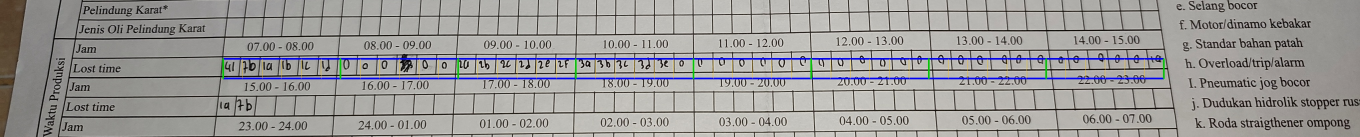
#> input picture scripts/eksplorasi1/output_eksplorasi1/IMG_20260901_134505.jpg_shift1_overlay.jpg, 4080 x 410 px (shown at 1/3 size)
$ python -i paper_reader_extract.py   (imports and definitions only)
#> lines starting #> are read from the running program, lines starting #| are printed output that depends on the picture; after the words box and inside, x2 and y2 are one past the last pixel; in counts of white or black regions, pixels touching at a corner belong together
#!/usr/bin/env python3
"""
paper_reader_extract.py — Tahap 3: pipeline produksi Mode E ("grid per-kotak").

Dipanggil dari Laravel (PaperReaderService::extract()) lewat shell-out
sekali-panggil. SATU-SATUNYA output ke STDOUT adalah SATU JSON envelope:

  Sukses: {"success": true, "data": {...MFDowntimeExtraction...}, "meta": {...}}
  Gagal : {"success": false, "error": "...", "error_type": "..."}

Semua log/diagnostik proses (kalibrasi kolom, ink_ratio per kotak, dst)
ditulis ke STDERR, BUKAN stdout -- supaya PHP bisa json_decode(stdout) apa
adanya tanpa perlu membersihkan baris log dulu.

Exit code: 0 = sukses, 1 = gagal (lihat field "error" di JSON stdout).

Konsolidasi dari notebook `tahap2_prompt_ekstraksi_v10_final.ipynb`
(preprocessing 1b, skema 2, prompt header 4, PATCH v4/v5 ROW_BOUNDS,
PATCH v3 block_x_bounds whole-table, Mode E cell 47/49). HANYA logika
Mode E yang disertakan di sini -- Mode A/B/C/D dibuang karena tidak
dipakai produksi (lihat keputusan Tahap 2).

Penggunaan:
    python3 paper_reader_extract.py --image /path/to/foto.jpg \
        [--model qwen2.5vl:3b] [--ollama-url http://127.0.0.1:11434] \
        [--timeout 600] [--num-ctx 16384] [--keep-temp]
"""

import argparse
import base64
import builtins
import json
import re
import sys
import time
import traceback
from pathlib import Path
from typing import List, Optional

import cv2
import numpy as np
import requests
from PIL import Image, ImageOps
from pydantic import BaseModel, Field, field_validator

# ============================================================
# Semua print() di file ini default ke STDERR (log proses).
# _stdout_print() dipakai SEKALI SAJA di paling akhir untuk JSON hasil.
# ============================================================
_stdout_print = builtins.print


def print(*args, **kwargs):  # noqa: A001 - sengaja menimpa print bawaan modul ini
    kwargs.setdefault("file", sys.stderr)
    kwargs.setdefault("flush", True)
    _stdout_print(*args, **kwargs)

class SectionDetectionError(Exception):
    """Dilempar saat deteksi 1 section (grid/header/speed_size) gagal-keras.
    Beda dari Exception umum -- ditangkap terpisah di run_pipeline() supaya
    hasil section LAIN yang sudah berhasil tidak ikut hilang."""
    def __init__(self, section: str, message: str):
        self.section = section
        super().__init__(message)

# ============================================================
# 1. PREPROCESSING — auto-crop, upscale, enhance (dari Cell 4)
# ============================================================
MIN_AREA_RATIO = 0.20
MIN_ASPECT_RATIO = 0.3
MAX_ASPECT_RATIO = 3.5
MIN_OUTPUT_DIMENSION = 1600


# [9 lines left out: function order_points, not called in this run]


def _validate_contour(contour, image_shape) -> bool:
    img_h, img_w = image_shape[:2]
    img_area = img_h * img_w
    area = cv2.contourArea(contour)
    if area < MIN_AREA_RATIO * img_area:
        return False
    x, y, w, h = cv2.boundingRect(contour)
    aspect = w / h if h > 0 else 0
    return MIN_ASPECT_RATIO <= aspect <= MAX_ASPECT_RATIO


def _find_quad_from_edges(gray):
    blurred = cv2.GaussianBlur(gray, (5, 5), 0)
    median_val = float(np.median(blurred))
    lower = int(max(0, 0.66 * median_val))
    upper = int(min(255, 1.33 * median_val))
    edged = cv2.Canny(blurred, lower, upper)
    edged = cv2.dilate(edged, None, iterations=2)

    contours, _ = cv2.findContours(edged, cv2.RETR_EXTERNAL, cv2.CHAIN_APPROX_SIMPLE)
    if not contours:
        return None
    for contour in sorted(contours, key=cv2.contourArea, reverse=True)[:5]:
        peri = cv2.arcLength(contour, True)
        approx = cv2.approxPolyDP(contour, 0.02 * peri, True)
        if len(approx) == 4 and _validate_contour(approx, gray.shape):
            return approx.reshape(4, 2).astype("float32")
    return None


def _find_quad_from_contrast(gray):
    blurred = cv2.GaussianBlur(gray, (7, 7), 0)
    _, thresh = cv2.threshold(blurred, 0, 255, cv2.THRESH_BINARY + cv2.THRESH_OTSU)
    contours, _ = cv2.findContours(thresh, cv2.RETR_EXTERNAL, cv2.CHAIN_APPROX_SIMPLE)
    if not contours:
        return None
    largest = max(contours, key=cv2.contourArea)
    if not _validate_contour(largest, gray.shape):
        return None
    peri = cv2.arcLength(largest, True)
    approx = cv2.approxPolyDP(largest, 0.02 * peri, True)
    if len(approx) == 4:
        return approx.reshape(4, 2).astype("float32")
    rect = cv2.minAreaRect(largest)
    return cv2.boxPoints(rect).astype("float32")


# [10 lines left out: function _warp, not called in this run]

def imread_exif_safe(path: str):
    """Baca gambar dengan koreksi EXIF orientation dipaksa eksplisit --
    TIDAK bergantung pada perilaku implisit cv2.imread() yg bisa beda
    antar versi OpenCV/platform. WAJIB dipakai utk foto dari kamera HP,
    karena JS (browser) SELALU auto-rotate sesuai EXIF saat menggambar ke
    canvas -- kalau Python tidak konsisten melakukan hal sama, koordinat
    titik dari JS (mode close-up grid, 4-titik manual) jadi salah acu."""
    pil_img = Image.open(path)
    pil_img = ImageOps.exif_transpose(pil_img)  # putar piksel sesuai EXIF, lalu buang tag EXIF-nya
    pil_img = pil_img.convert("RGB")
    arr = np.array(pil_img)
    return cv2.cvtColor(arr, cv2.COLOR_RGB2BGR)

# [27 lines left out: functions warp_from_3_points, compute_uniform_block_x_bounds, not called in this run]

def auto_crop_document(image):
    gray = cv2.cvtColor(image, cv2.COLOR_BGR2GRAY)
    quad = _find_quad_from_edges(gray)
    if quad is not None:
        return _warp(image, quad), True, "edge_detection"
    quad = _find_quad_from_contrast(gray)
    if quad is not None:
        return _warp(image, quad), True, "contrast_threshold"
    return image, False, "none"


def upscale_if_needed(image, min_dim=MIN_OUTPUT_DIMENSION):
    h, w = image.shape[:2]
    shortest_side = min(h, w)
    if shortest_side >= min_dim:
        return image
    scale = min_dim / shortest_side
    return cv2.resize(image, (int(w * scale), int(h * scale)), interpolation=cv2.INTER_CUBIC)


def enhance(image):
    lab = cv2.cvtColor(image, cv2.COLOR_BGR2LAB)
    l, a, b = cv2.split(lab)
    clahe = cv2.createCLAHE(clipLimit=2.0, tileGridSize=(8, 8))
    l2 = clahe.apply(l)
    merged = cv2.merge((l2, a, b))
    return cv2.cvtColor(merged, cv2.COLOR_LAB2BGR)


def preprocess_image(input_path: str, output_path: str):
    image = imread_exif_safe(input_path)
#> in imread_exif_safe, pil_img is the input picture: PIL image 4080x410 RGB; mean R, G, B 156.1, 154.3, 153.5
    if image is None:
        raise FileNotFoundError(f"Tidak bisa baca gambar: {input_path}")

    cropped, crop_success, method = auto_crop_document(image)
#> in auto_crop_document, `gray = cv2.cvtColor(image, cv2.COLOR_BGR2GRAY)`:
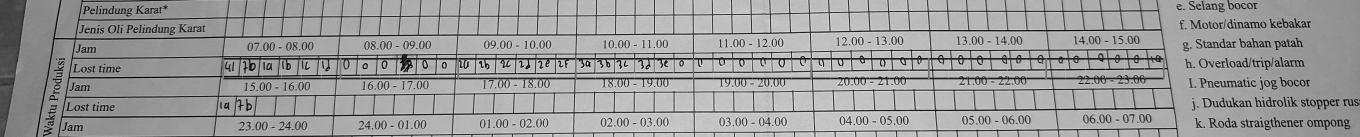
#> gray: shape (410, 4080) (shown at 1/3 size); min 0, max 232, mean 154.8
#> in _find_quad_from_edges, `median_val = float(np.median(blurred))`: median_val = 168
#> in _find_quad_from_edges, `lower = int(max(0, 0.66 * median_val))`: lower = 110
#> in _find_quad_from_edges, `upper = int(min(255, 1.33 * median_val))`: upper = 223
#> in _find_quad_from_edges, `edged = cv2.Canny(blurred, lower, upper)`:
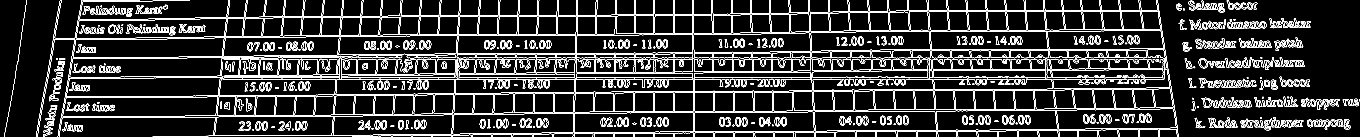
#> edged: shape (410, 4080) (shown at 1/3 size); 8% white in thin lines or dots
#> in _find_quad_from_edges, `edged = cv2.dilate(edged, None, iterations=2)`:
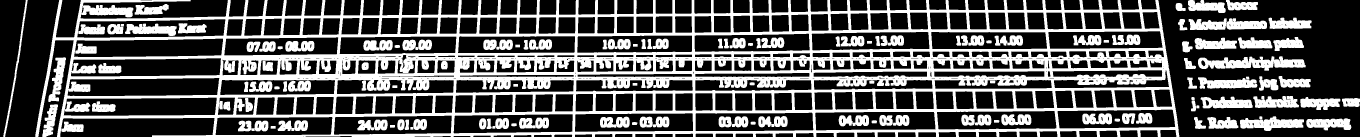
#> edged: shape (410, 4080) (shown at 1/3 size); 34.5% white; 129 white regions
#> in _find_quad_from_edges, `contours, _ = cv2.findContours(edged, cv2.RETR_EXTERNAL, cv2.CHAIN_APP..`: contours = 34 contours; largest, box (x1, y1, x2, y2) and area: (106, 0, 3538, 410) 1198372, (3594, 169, 3917, 212) 7787, (3566, 55, 3801, 90) 5588, (3720, 349, 3912, 393) 4861, (3594, 232, 3772, 266) 4046
#> the loop in _find_quad_from_edges, `for contour in sorted(contours, key=cv2.contourArea, reverse=True)[:5]:` made 5 passes
#> peri on passes 3 to 5: 697.1, 509.3, 502
#> (peri, approx, img_h in _validate_contour, img_w in _validate_contour, img_area in _validate_contour, area in _validate_contour, x in _validate_contour, y in _validate_contour) on pass 1: (14798, [[106, 402], [3537, 409], [3474, 0], [178, 0]], 410, 4080, 1672800, 1363915, 106, 0)
#> in _find_quad_from_contrast, `_, thresh = cv2.threshold(blurred, 0, 255, cv2.THRESH_BINARY + cv2.THR..`:
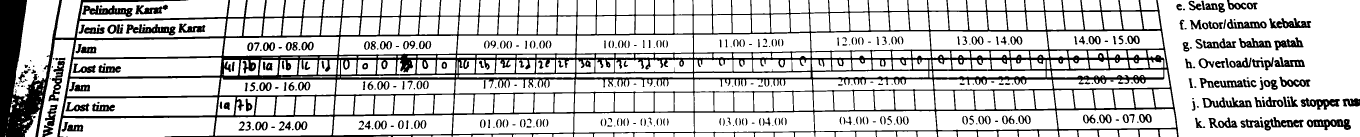
#> thresh: shape (410, 4080) (shown at 1/3 size); 80.4% white; 389 black regions (69 under 20 px)
#> in _find_quad_from_contrast, `contours, _ = cv2.findContours(thresh, cv2.RETR_EXTERNAL, cv2.CHAIN_AP..`: contours = 425 contours, 63 with area under 20; largest, box (x1, y1, x2, y2) and area: (3473, 0, 4080, 410) 232674, (179, 352, 645, 410) 24950, (190, 292, 652, 348) 23865, (40, 0, 178, 302) 23766, (201, 233, 660, 289) 23364
#> in _find_quad_from_contrast, `largest = max(contours, key=cv2.contourArea)`: largest = contour of 317 points, box (x1, y1, x2, y2) (3473, 0, 4080, 410), area 232674
#> crop_success = False; method = 'none'
    if not crop_success:
        print("Auto-crop GAGAL mendeteksi 4 sudut kertas.")
    else:
        print(f"Auto-crop berhasil (metode: {method})")

    upscaled = upscale_if_needed(cropped)
    final = enhance(upscaled)
#> in enhance, `lab = cv2.cvtColor(image, cv2.COLOR_BGR2LAB)`: lab: shape (1600, 15921, 3); mean of channels 0, 1, 2 162.1, 129.1, 128.9
#> in enhance, `l, a, b = cv2.split(lab)`:
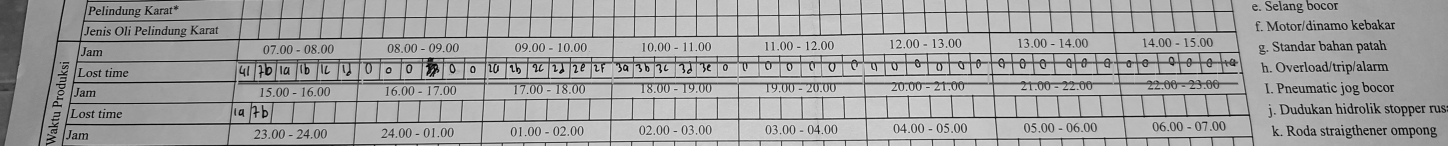
#> l: shape (1600, 15921) (shown at 1/11 size); min 0, max 248, mean 162.1
#> in enhance, `l, a, b = cv2.split(lab)`:
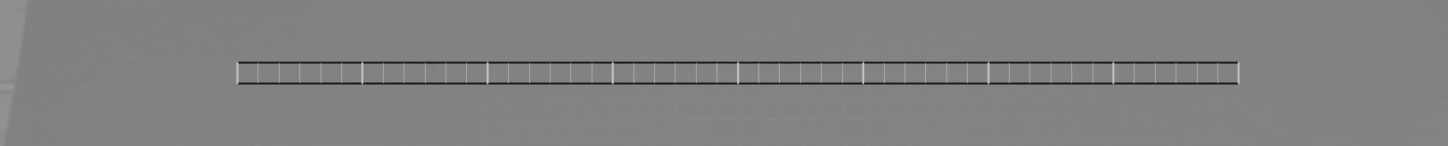
#> b: shape (1600, 15921) (shown at 1/11 size); min 20, max 200, mean 128.9
#> in enhance, `merged = cv2.merge((l2, a, b))`: merged: shape (1600, 15921, 3); mean of channels 0, 1, 2 153.4, 129.1, 128.9
#> in enhance, `return cv2.cvtColor(merged, cv2.COLOR_LAB2BGR)`:
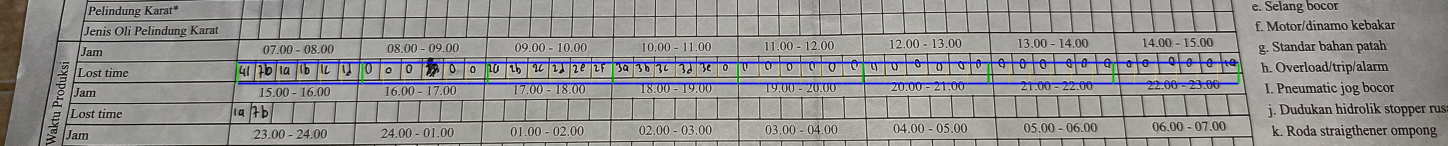
#> returned value: shape (1600, 15921, 3) (shown at 1/11 size); mean B, G, R 144.8, 145.6, 147.5
    cv2.imwrite(output_path, final)
    print(f"Preprocessing selesai -> {output_path} ({final.shape[1]}x{final.shape[0]})")
    return output_path, crop_success, method   # <-- sekarang return 3 nilai, bukan 1


# ============================================================
# 2. SKEMA DATA (Pydantic) — dari Cell 7
# ============================================================
# [57 lines left out: functions _parse_measurement, _coerce_optional_str_list, _coerce_str_list, not called in this run]


# [8 lines that did not run here, left out]


# [23 lines that did not run here, left out]


# ============================================================
# 3. PROMPT — hanya yang dipakai Mode E (header + per-kotak)
# ============================================================
HEADER_ONLY_PROMPT = '''
Kamu membaca bagian HEADER dari form kertas "LAPORAN PROSES DRAWING
HARIAN". Kembalikan HANYA JSON (tanpa teks lain) dengan struktur PERSIS:

{
  "tanggal": string atau null, "mesin_code": string atau null,
  "shift": string atau null,
  "operator_nama": string atau null,
  "low_confidence_fields": [string, ...] atau null
}

- "tanggal": label "Hari & Tanggal", transkrip PERSIS seperti tertulis.
- "mesin_code": label "Mesin" -- TRANSKRIP APA ADANYA, jangan menilai
  valid/tidak atau mengoreksi ke kode lain (akan dikoreksi lewat
  pencocokan Tahap 4b, bukan tugasmu di sini).
- "shift": label "Shift".
- "operator_nama": nama di kolom "Operator" (kanan atas form).

HINT DISAMBIGUASI karakter tulisan tangan yang mirip (i/l/1, G/6, O/0)
-- pakai konteks format tiap field untuk memilih yang masuk akal:
- "shift" HARUS 1 digit angka wajar (1, 2, atau 3) -- huruf "l"/"I" di
  posisi ini hampir pasti angka "1".
- "tanggal" HARUS membentuk tanggal valid (hari 1-31, bulan 1-12) --
  pilih pembacaan yang menghasilkan tanggal valid kalau ambigu.
- Untuk "mesin_code"/"operator_nama": JANGAN disambiguasi sendiri,
  transkrip apa adanya walau ambigu.

- Nilai tidak terbaca -> null. JANGAN mengarang. Ragu -> null.
- Output JSON valid saja, tanpa teks lain.
'''

DATA_TABLE_CROP_Y = (0.08, 0.48)  # generus -- dari atas tabel Data Material sampai sebelum grid Jenis Lubricant
DATA_TABLE_CROP_X = (0.0, 0.775)

SPEED_ONLY_PROMPT = '''
Kamu melihat POTONGAN TABEL dari form kertas industri -- berisi beberapa
baris berlabel di sisi kiri (seperti "Supplier/Pemasok", "Grade", "Size",
"Speed (m/mnt)", "Dies Pass", dst), dengan area kosong/isian di sisi kanan.

TUGASMU: cari 2 baris berikut, baca isian tulisan tangan di sisi kanan
masing-masing:
1. Baris berlabel PERSIS "Size" (di section "Data Pemesanan").
2. Baris berlabel PERSIS "Speed (m/mnt)" (di section "Proses Kontrol",
   TEPAT DI BAWAH baris Size).

Kembalikan HANYA JSON (tanpa teks lain):
{"size": string atau null, "speed": number atau null}

- "size": transkrip APA ADANYA seperti tertulis (contoh: "00.80 MM",
  "1.20 MM"). JANGAN diubah jadi angka desimal, JANGAN buang satuan "MM".
- "speed": dari baris "Speed (m/mnt)" SAJA, JANGAN tertukar dengan baris
  Size. Jadikan angka desimal (contoh "9-6" -> 9.6, "3.6" -> 3.6).
- Huruf "G" di posisi angka hampir pasti "6"; huruf "O" hampir pasti "0".
- Baris tidak ditemukan / kosong / tidak terbaca -> null utk field itu.
  JANGAN mengarang.
- Output JSON valid saja, PERSIS 2 field "size" dan "speed".
'''


CELL_PROMPT = (
    "PERHATIAN: kadang operator menulis 2 kode berdekatan di 2 kotak bersebelahan\n"
    "(mis. \"6a\" di kotak ini, \"5b\" di kotak sebelahnya) -- JANGAN menyalin kode\n"
    "kotak tetangga hanya karena bentuknya mirip. Baca HANYA yang benar-benar ada\n"
    "di kotak TENGAH gambar ini.\n"
    "Kamu melihat SATU KOTAK KECIL saja dari form kertas industri -- 1 kotak\n"
    "ini mewakili 10 menit di baris \"Lost time\". Gambar ini SUDAH DIPOTONG\n"
    "supaya HANYA berisi SATU kotak itu, tidak ada kotak lain.\n\n"
    "Kembalikan HANYA JSON (tanpa teks lain, tanpa markdown code fence):\n"
    "{\"kode\": \"6a\"}   <- kalau ADA tulisan tangan di kotak ini\n"
    "{\"kode\": \"x\"}    <- kalau isinya HURUF 'x' SAJA (penanda akhir rentang\n"
    "                        masalah panjang, BUKAN kode kategori biasa)\n"
    "{\"kode\": null}    <- kalau kotak ini KOSONG (tidak ada coretan sama sekali)\n\n"
    "ATURAN PENTING:\n"
    "1. Kode berupa 1 digit angka (0-8), ATAU 1 digit angka + 1 huruf kecil\n"
    "   (mis. \"6a\", \"2f\", \"3c\"). Huruf kecil \"l\" BEDA dari angka \"1\" --\n"
    "   perhatikan baik-baik bentuknya.\n"
    "2. KHUSUS huruf \"x\" SENDIRIAN (tanpa angka di depannya) -- ini PENANDA\n"
    "   AKHIR RENTANG MASALAH PANJANG, beda dari kode kategori. Kembalikan\n"
    "   persis \"x\" kalau kamu lihat huruf ini sendirian di kotak.\n"
    "3. JANGAN PERNAH mengarang kode. Kalau ragu atau kotak kelihatan kosong\n"
    "   -> null.\n"
    "4. Abaikan garis tepi kotak/bayangan/noise -- itu bukan kode.\n"
    "5. \"kode\" WAJIB JSON string bertanda kutip ganda (termasuk \"0\"), atau\n"
    "   null (tanpa kutip) kalau kosong.\n"
    "6. Output HARUS JSON valid saja, PERSIS 1 field \"kode\".\n"
)

ROW_BLOCK_LABELS = {
    "jam_07_15": ["07.00 - 08.00", "08.00 - 09.00", "09.00 - 10.00", "10.00 - 11.00",
                  "11.00 - 12.00", "12.00 - 13.00", "13.00 - 14.00", "14.00 - 15.00"],
    "jam_15_23": ["15.00 - 16.00", "16.00 - 17.00", "17.00 - 18.00", "18.00 - 19.00",
                  "19.00 - 20.00", "20.00 - 21.00", "21.00 - 22.00", "22.00 - 23.00"],
    "jam_23_07": ["23.00 - 24.00", "24.00 - 01.00", "01.00 - 02.00", "02.00 - 03.00",
                  "03.00 - 04.00", "04.00 - 05.00", "05.00 - 06.00", "06.00 - 07.00"],
}


# ============================================================
# 4. PEMANGGIL OLLAMA — dari Cell 13
# ============================================================
class OllamaConfig:
    # [98 lines left out: functions __init__, _encode_image_array, _strip_json_fence, _try_repair_json, _normalize_blok_values, _call_ollama and 1 more, not called in this run]

# ============================================================
# 5. PATCH v4/v5 — ROW_BOUNDS dari struktur asli (dari Cell 21)
# ============================================================
ROW_BOUNDS_FALLBACK = {
    "jam_07_15": (0.765, 0.810),
    "jam_15_23": (0.810, 0.855),
    "jam_23_07": (0.855, 0.900),
}
MODE_B_GRID_BOUNDS = (0.765, 1.000)
ROW_SEARCH_TOP_MARGIN = 0.03
ROW_Y_SEARCH_RANGE = (MODE_B_GRID_BOUNDS[0] - ROW_SEARCH_TOP_MARGIN, MODE_B_GRID_BOUNDS[1])
LOST_TIME_FALLBACK_SPLIT_RATIO = 0.5
EXPECTED_SUBROW_HEIGHT_FRAC = 0.0225
SUBROW_HEIGHT_TOLERANCE = 0.40


# [125 lines left out: functions detect_row_bounds_from_structure, get_calibrated_row_bounds, get_calibrated_block_x_bounds, not called in this run]

# ============================================================
# 6. PATCH v3 — block_x_bounds whole-table (dari Cell 33)
# ============================================================
BLOCK_X_BOUNDS_FALLBACK = [0.1320, 0.2126, 0.2937, 0.3748, 0.4554, 0.5349, 0.6146, 0.6944, 0.7735]
BLOCK_WIDTH_TOLERANCE = 0.35


# [463 lines left out: functions detect_block_x_bounds_whole_table, get_block_x_bounds_validated, validate_row_bounds_source, _cluster_positions, _find_uniform_window_sequential, _find_uniform_window_stepped and 5 more, not called in this run]
# ============================================================
# 7. MODE E — crop per-kotak-kecil (dari Cell 47/49)
# ============================================================
CELL_CROP_MARGIN_X = 0.06
CELL_CROP_MARGIN_Y = 0.10
CELL_UPSCALE_TARGET = (260, 260)
CELL_INK_MARGIN_X = 0.24
CELL_INK_MARGIN_Y = 0.15
CELL_DARK_PIXEL_VALUE = 150
CELL_INK_RATIO_THRESHOLD = 0.020
CELL_ROW_UPSCALE_MIN_HEIGHT = 600


# [81 lines left out: functions cell_x_bounds, crop_cell, build_debug_overlay, _cell_ink_ratio, extract_cell, not called in this run]

# PATCH v6: pemetaan shift -> baris grid yang perlu diproses.
# Shift 1 = jam 07.00-15.00, Shift 2 = jam 15.00-23.00, Shift 3 = jam 23.00-07.00
# (asumsi 1 shift = 8 jam, sesuai pola baris di kertas). Sesuaikan mapping ini
# kalau ternyata penomoran shift di pabrik Anda berbeda.
SHIFT_TO_ROW_KEY = {
    "1": "jam_07_15",
    "2": "jam_15_23",
    "3": "jam_23_07",
}

# [363 lines left out: functions normalize_shift, detect_header, extract_split_by_cell, run_pipeline, run_full_page_header_speed_size, run_section_closeup_pipeline and 1 more, not called in this run]

# [2 lines not run here, left out]

>>> result = preprocess_image('eksplorasi1/output_eksplorasi1/IMG_20260901_134505.jpg_shift1_overlay.jpg', 'out.png')
#> result = ('out.png', False, 'none')

$ run again, on scripts/eksplorasi1/output_eksplorasi1_refine/IMG_20260901_134505.jpg_shift2_refined_overlay.jpg
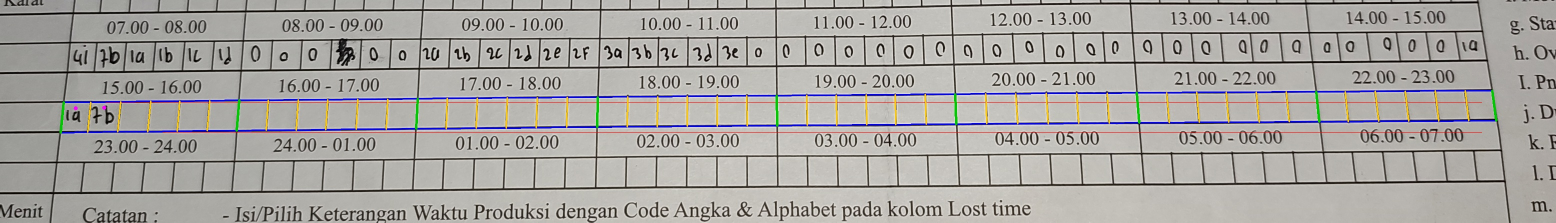
#> input picture scripts/eksplorasi1/output_eksplorasi1_refine/IMG_20260901_134505.jpg_shift2_refined_overlay.jpg, 3112 x 445 px (shown at 1/2 size)
#> in imread_exif_safe, pil_img is the input picture: PIL image 3112x445 RGB; mean R, G, B 168.6, 165.7, 162.3
#> median_val = 179
#> lower = 118
#> upper = 238
#> in _find_quad_from_edges, `edged = cv2.dilate(edged, None, iterations=2)`:
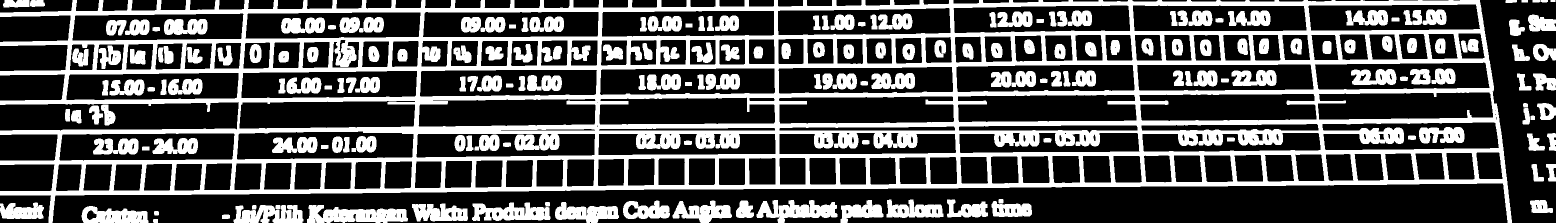
#> edged: shape (445, 3112) (shown at 1/2 size); 33.1% white; 192 white regions
#> in _find_quad_from_edges, `contours, _ = cv2.findContours(edged, cv2.RETR_EXTERNAL, cv2.CHAIN_APP..`: contours = 49 contours; largest, box (x1, y1, x2, y2) and area: (0, 0, 3024, 445) 1045702, (614, 410, 816, 445) 4815, (1513, 400, 1675, 445) 3955, (944, 405, 1101, 442) 3757, (467, 410, 607, 445) 3347
#> the loop in _find_quad_from_edges, `for contour in sorted(contours, key=cv2.contourArea, reverse=True)[:5]:` made 5 passes
#> peri on passes 1 to 5: 10276.7, 601.6, 629, 549.8, 645.9
#> thresh: shape (445, 3112); 84.1% white; 454 black regions (46 under 20 px)
#> in _find_quad_from_contrast, `contours, _ = cv2.findContours(thresh, cv2.RETR_EXTERNAL, cv2.CHAIN_AP..`: contours = 206 contours, 11 with area under 20; largest, box (x1, y1, x2, y2) and area: (104, 365, 3017, 445) 190478, (2958, 0, 3112, 445) 48603, (1912, 187, 2281, 308) 40900, (831, 195, 1194, 317) 40786, (1195, 192, 1553, 313) 40632
#> largest = contour of 637 points, box (x1, y1, x2, y2) (104, 365, 3017, 445), area 190478
#> area = 190478.5
#> crop_success = False; method = 'none'
#> lab: shape (1600, 11189, 3); mean of channels 0, 1, 2 173.1, 129, 130.3
#> merged: shape (1600, 11189, 3); mean of channels 0, 1, 2 158.8, 129, 130.3
#> in enhance, `return cv2.cvtColor(merged, cv2.COLOR_LAB2BGR)`:
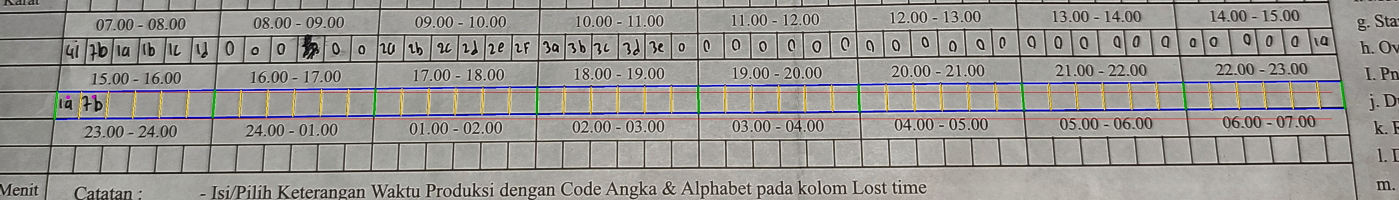
#> returned value: shape (1600, 11189, 3) (shown at 1/8 size); mean B, G, R 147.6, 151.1, 154
#> result = ('out.png', False, 'none')
